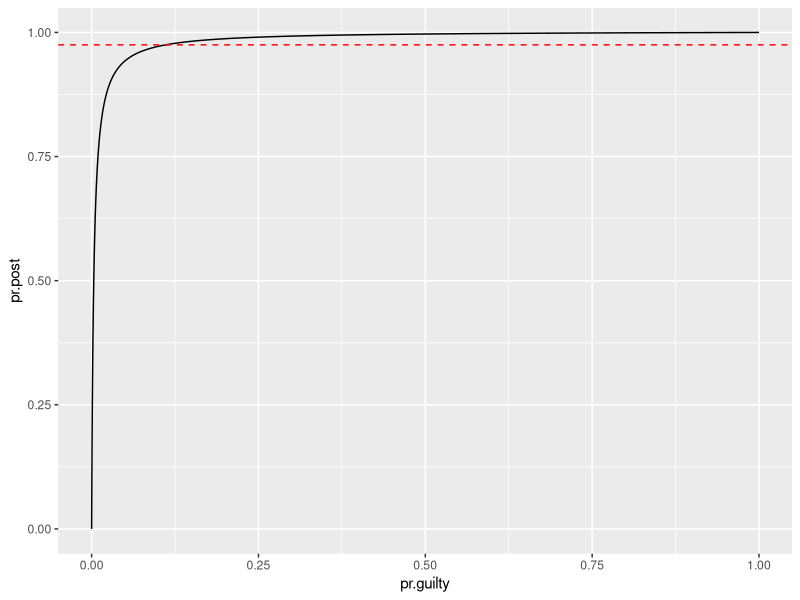
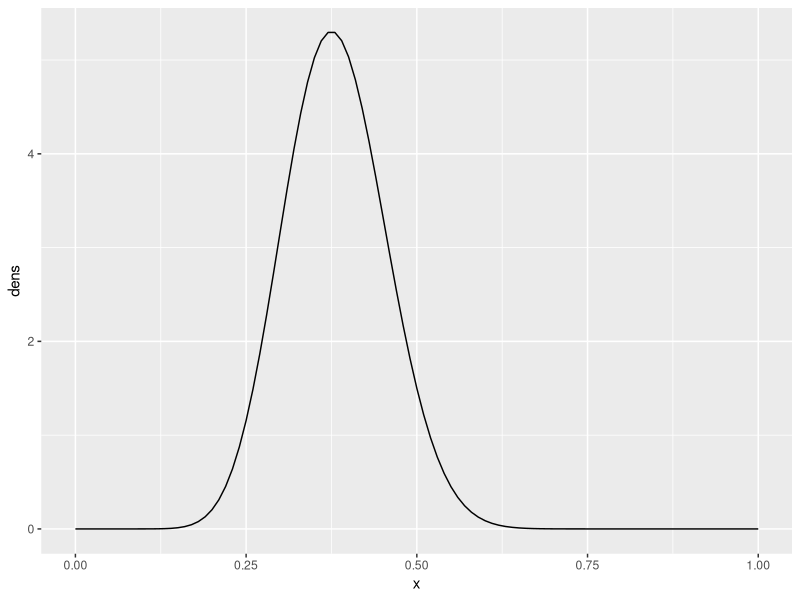

Write R code to recreate these figures, in order. (Note: this script raises an error after producing the figures.)
## ---- chunk 1
require(knitr)
knitr::opts_chunk$set(fig.height = 4, fig.width = 4, fig.pos = "centre", dev = "pdf")
knitr::opts_chunk$set(echo = TRUE)


require(ggplot2)
require(broom)
require(magrittr)
require(dplyr)


## ---- chunk 2
pr.guilty <- seq(0.1,1,by=0.1)
pr.marker <- 0.0032
pr.notguilty <- 1-pr.guilty
pr.post <- (1*pr.guilty)/(1*(pr.guilty) + pr.marker*(pr.notguilty))
prob.dens <- as.data.frame(cbind(pr.guilty, pr.post)) %>%
  transmute("Pr(Guilt)" =  pr.guilty, Posterior = signif(pr.post, digits = 5))
kable(prob.dens, "markdown")
## ---- chunk 3
pr.guilty <- seq(0,1,by=0.0001)
pr.marker <- 0.0032
pr.notguilty <- 1-pr.guilty
pr.post <- (1*pr.guilty)/(1*(pr.guilty) + pr.marker*(pr.notguilty))
prob.dens <- as.data.frame(cbind(pr.guilty, pr.post))

ggplot2::ggplot(prob.dens, aes(x=pr.guilty,y=pr.post)) +
  geom_line(data=prob.dens) +
  geom_hline(yintercept=0.975, linetype = 2, color = "red")
## ---- chunk 4
mpr.guilt <- which(pr.post > 0.975)
pr.guilty[mpr.guilt[1]]
## ---- chunk 5
n <- 4622; prev <- 0.0032;
pr.another <- ((n-1)*prev)/(n*prev)
pr.another
## ---- chunk 6
x <- seq(0,1,by = 0.01); a = 15; b = 40

dens <- dbeta(
  x,
  a + 1,
  b - a + 1
  )

posterior.dens.unif <- as.data.frame(cbind(x,dens))

ggplot(
  data = posterior.dens.unif,
  aes(x,dens)
  ) +
  geom_line()
## ---- chunk 7
a = 15; b = 40
pbeta(0.5,a + 1,b - a + 1,lower.tail=FALSE)
## ---- chunk 8
x <- seq(0,1,by = 0.01)
unif.data <- rbeta(
  10000,
  a + 1,
  b - a + 1
  )
mean(unif.data)
## ---- chunk 9
beta.ci <- qbeta(c(0.95,0.05),a + 1, b - a + 1,lower.tail = FALSE)
names(beta.ci) <- c("5%","95%")
beta.ci
## ---- chunk 10
a = 3; b = 15

beta.data <- as.data.frame(
  rbeta(
    10000,
    a + 1,
    b - a + 1
    )
)

ggplot(beta.data, aes(beta.data, ..density..)) + 
  geom_histogram(bins = 20) + 
  scale_x_continuous() + 
  geom_vline(xintercept = mean(beta.data[,1]), color = "red")

mean(beta.data[,1])
## ---- chunk 11
x <- seq(0,1,by = 0.01); a1 <- 15; b1 <- 40; a2 <-  3; b2 <-  15

dens <- dbeta(
  x,
  (a1 + a2) + 1,
  (b1 + b2) - (a1 + a2) + 1
  )

posterior.dens.beta <- as.data.frame(cbind(x, dens))

ggplot(
  data = posterior.dens.beta,
  aes(x,dens)
  ) + 
  geom_line()

beta.data <- rbeta(
  10000,
  (a1 + a2) + 1,
  (b1 + b2) - (a1 + a2) + 1
  )

mean(beta.data>0.5)
mean(beta.data)
## ---- chunk 12

ggplot() + 
  geom_line(
    data = posterior.dens.unif,
    aes(x,dens),
    color = "blue"
    ) + 
  geom_line(
    data = posterior.dens.beta,
    aes(x,dens),
    color = "red"
    )

mean(beta.data>0.5)
mean(beta.data)
## ---- chunk 13
theta.prior <- seq(0,1,0.01)
prior.density  <- theta.prior^5*(1-theta.prior)^5 
prior.data <- as.data.frame(cbind(theta.prior, prior.density))

ggplot(
  prior.data,
  aes(theta.prior, prior.density)) + 
  geom_line()
## ---- chunk 14
theta.like <- seq(0,1,0.01)
like.density  <- (1-theta.like)^5  + theta.like^5
like.data <- as.data.frame(cbind(theta.like, like.density))

ggplot(
  like.data,
  aes(theta.like, like.density)) + 
  geom_line()
## ---- chunk 15
theta.coin <- seq(0,1,0.01)
posterior.density  <- theta.coin^5*(1-theta.coin)^10 + theta.coin^10*(1-theta.coin)^5
coin.data <- as.data.frame(cbind(theta.coin, posterior.density))

ggplot() + 
  geom_line(
    data = coin.data,
    aes(theta.coin, posterior.density))
## ---- chunk 16

group <- c("Treatment","Treatment","Control","Control")
outcome <- c("Success","Failure","Success","Failure")
n <- c(11,0,0,1)
data <- data.frame(group,outcome,n)
tab <- xtabs(n~group+outcome, data = data)
tab
Xsq <- broom::glance(chisq.test(tab, correct = FALSE))
Xsq
## ---- chunk 17
a = 11; b = 0

post.treat.bl <- as.data.frame(
  rbeta(
    1000,
    a + 1,
    b + 1
    )
)

ggplot(post.treat.bl, aes(post.treat.bl)) + 
  geom_histogram(binwidth = 0.1) +
  scale_x_continuous() +
  ggtitle("Treatment: Beta(12,1)") +
  xlab("Treatment")
## ---- chunk 18
a = 0; b = 1

post.control.bl <- as.data.frame(
  rbeta(
    1000,
    a + 1,
    b + 1
    )
)

ggplot(post.control.bl, aes(post.control.bl)) + 
  geom_histogram(binwidth = 0.1) +
  scale_x_continuous() +
  ggtitle("Control: Beta(1,2)") + 
  xlab("Control")
## ---- chunk 19
a = 11; b = 0

post.treat.j <-as.data.frame(rbeta(
    1000,
    a + 0.5,
    b + 0.5
    )
)

ggplot(post.treat.j, aes(post.treat.j)) + 
  geom_histogram(binwidth = 0.1) +
  scale_x_continuous() +
  ggtitle("Treatment: Beta(11.5,0.5)") +
  xlab("Treatment")
## ---- chunk 20
a = 0; b = 1

post.control.j <- as.data.frame(
  rbeta(
    1000,
    a + 0.5,
    b + 0.5
    )
)


ggplot(post.control.j, aes(post.control.j)) + 
  geom_histogram(binwidth = 0.1) + 
  scale_x_continuous() +
  ggtitle("Control: Beta(0.5,1.5)") + 
  xlab("Control")
## ---- chunk 21
y <- 5; n <- 20; a <- 5

theta <- seq(y,10, by = 0.001)
post.dens <- 1/(theta^(n+1))
dens <- as.data.frame(cbind(theta,post.dens))

theta.0 <- as.data.frame(seq(0,10, by = 0.001))

  ggplot2::ggplot() + 
    geom_line(
      data = dens,
      aes(theta,post.dens)
      ) + 
    geom_vline(
      xintercept=y,
      color= "red",
      linetype = 2
      ) +
    geom_segment(
      data = theta.0,
      x=0,
      xend=y,
      y=0,
      yend=0
      ) + 
    xlim(0,10)

